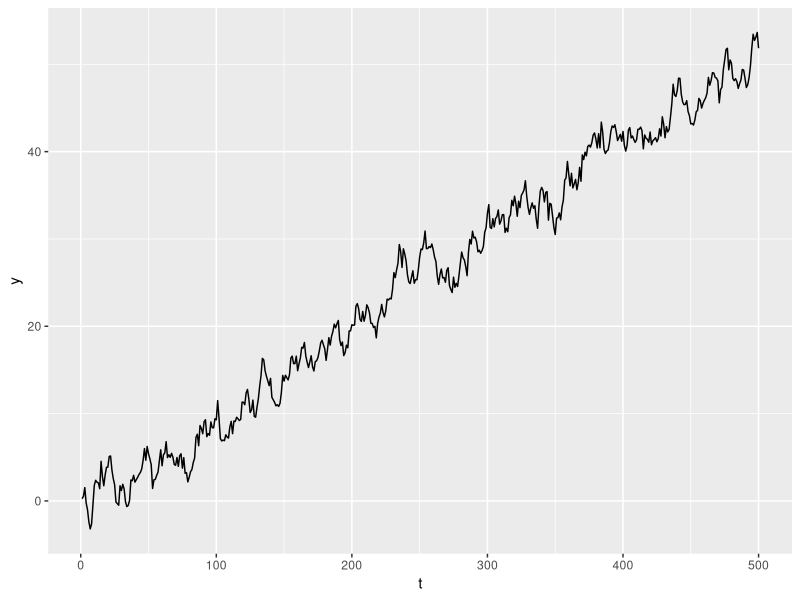
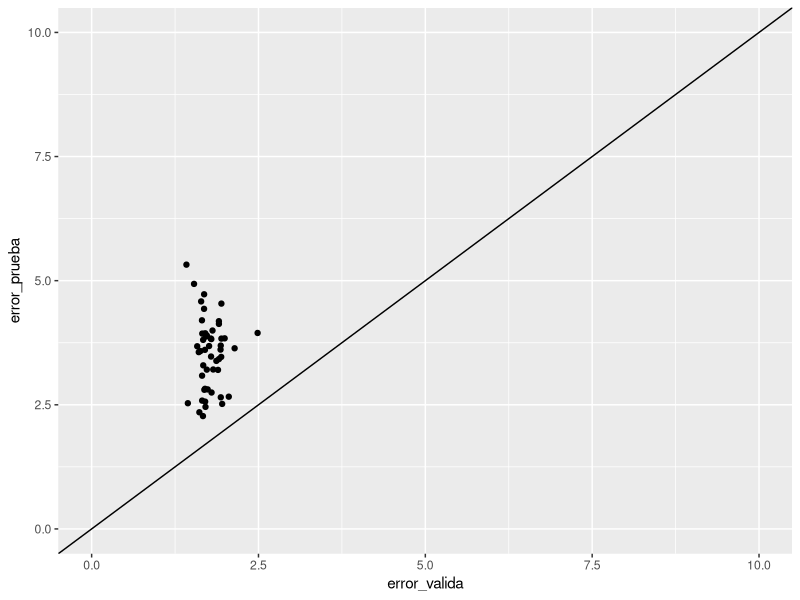
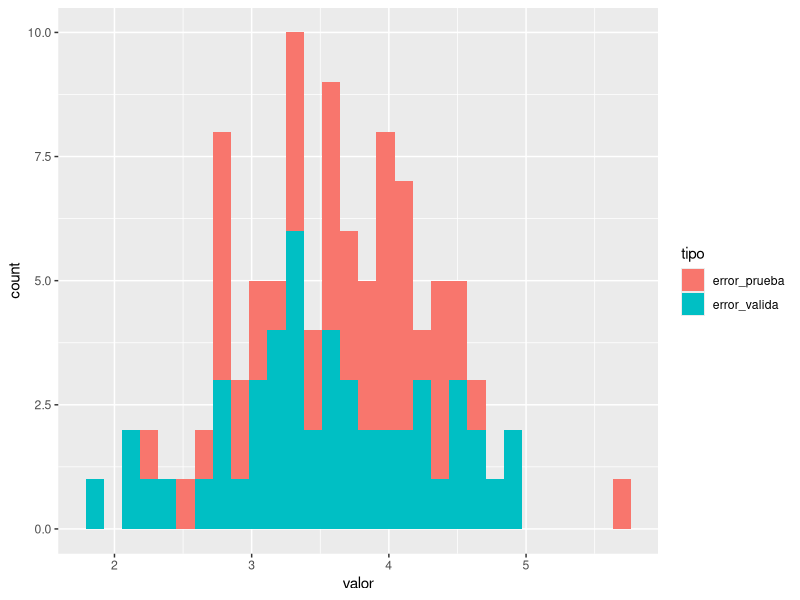
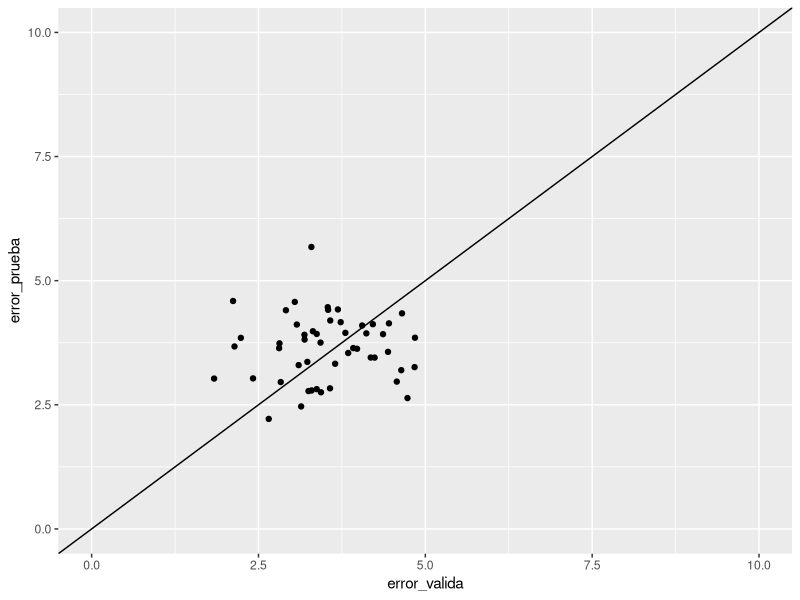

Write R code to recreate these figures, in order. (Note: this script raises an error after producing the figures.)
## ---- chunk 1
library(tidyverse)
library(randomForest)

simular_datos <- function(n = 500,...){
  datos <- data_frame(t=1:n, x = rnorm(n,0,1)) 
  y <- numeric(n)
  #nivel <- numeric(n)
  #nivel[1] <- 10
  y[1] <- datos$x[1] #+ nivel[1]
  for(i in 2:n){
    #nivel[i] <-  nivel[i-1] + rnorm(1, 0, 0.1)
    #y[i] <- 0.01*i + datos$x[i] + nivel[i] + rnorm(1,0,0.05)
    y[i] <- 0.01*i + datos$x[i] + 0.9*y[i-1] + rnorm(1,0,0.05)
  }
  datos$y <- y
  datos
}
separar <- function(df, prop){
  df <- df %>% rowwise %>% mutate(tipo = ifelse(t > floor(nrow(df)*(prop[1]+prop[2])), 'prueba', 
                             sample(c('entrena','valida'),1)))
  
  split(df, df$tipo)
}

ajustar_evaluar <- function(df_split){
  mod_1 <- randomForest(y ~ x + t, data = df_split[['entrena']])
  error_valida <- sd(predict(mod_1, df_split[['valida']])-df_split[['valida']]$y)
  error_prueba <- sd(predict(mod_1, df_split[['prueba']])-df_split[['prueba']]$y)
  c(error_valida  = error_valida, error_prueba = error_prueba)
}
## ---- chunk 2
ggplot(simular_datos(), aes(x=t, y=y)) + geom_line()
## ---- chunk 3
errores <- simular_datos(500) %>% separar(prop= c(0.4,0.4,0.2)) %>% ajustar_evaluar
errores
## ---- chunk 4
reps_1 <- map(1:50, simular_datos, n = 500) %>% 
        map(separar, prop= c(0.6,0.2,0.2)) %>% 
        map(ajustar_evaluar) %>%
        transpose %>% map(unlist) %>% as_data_frame
gr_reps_1 <- reps_1 %>% mutate(rep = row_number()) %>%
  gather(tipo, valor, -rep)
ggplot(reps_1, aes(x=error_valida, y=error_prueba)) + geom_point() + geom_abline()+
  xlim(c(0,10)) + ylim(c(0,10))
## ---- chunk 5
separar_valid_futura <- function(df, prop){
  df <- df %>% rowwise %>% mutate(tipo = ifelse(t < nrow(df)*prop[1], 'entrena',
                                         ifelse(t<nrow(df)*(prop[1]+prop[2]),'valida','prueba')))
  split(df, df$tipo)
}
## ---- chunk 6
reps_2 <- map(1:50, simular_datos, n = 500) %>% 
        map(separar_valid_futura, prop= c(0.6,0.2,0.2)) %>% 
        map(ajustar_evaluar) %>%
        transpose %>% map(unlist) %>% as_data_frame
gr_reps_2 <- reps_2 %>% mutate(rep = row_number()) %>%
  gather(tipo, valor, -rep)
ggplot(gr_reps_2, aes(x=valor, group=tipo, fill=tipo)) + geom_histogram()
ggplot(reps_2, aes(x=error_valida, y=error_prueba)) + geom_point() + geom_abline() +
  xlim(c(0,10)) + ylim(c(0,10))
## ---- chunk 7
seleccion_ajuste <- function(...){
  y <- rbinom(50, 1, 0.5)
  x <- matrix(rnorm(50*500,0,1), 50, 500)
  correlaciones <- cor(x, y)
  vars_selec <- order(correlaciones, decreasing=TRUE)[1:50]
  
  est_val_cruzada <- sapply(1:10, function(i){
    x_vc <- x[-((5*i -4):(5*i)),]
    y_vc <- y[-((5*i -4):(5*i))]
    mod <- glmnet(y=y_vc, x= x_vc[,vars_selec], alpha=0, family='binomial',
                      lambda = 0.5)
    preds_p <- predict(mod, newx = x[((5*i -4):(5*i)),vars_selec])
    mean((preds_p > 0) == y[((5*i -4):(5*i))])
  })
  modelo <- cv.glmnet(y=y, x= x[,vars_selec], alpha=0, family='binomial',
                    lambda = c(0.5,10), type.measure = 'class')
  error_validacion <- modelo$cvm[which.min(modelo$cvm)]
  y_p <- rbinom(1000, 1, 0.5)
  x_p <- matrix(rnorm(1000*500,0,1), 1000, 500)
  preds_p <- predict.cv.glmnet(modelo, newx = x_p[, vars_selec], s='lambda.min')
  error_prueba <- mean((preds_p > 0) == y_p)
  c('error_valida'=error_validacion, 'error_prueba'=error_prueba)
}
seleccion_ajuste()
## ---- chunk 8
errores_selec <- map(1:30, seleccion_ajuste) %>% transpose %>% map(unlist) %>% as.data.frame
ggplot(errores_selec, aes(x=error_prueba, y=error_valida)) + geom_point() + geom_abline(colour='red') +
  xlim(c(0,1)) + ylim(c(0,1))
## ---- chunk 9
seleccion_ajuste_correcto <- function(...){
  y <- rbinom(50, 1, 0.5)
  x <- matrix(rnorm(50*500,0,1), 50, 500)
  
  est_val_cruzada <- sapply(1:10, function(i){
    x_vc <- x[-((5*i -4):(5*i)),]
    y_vc <- y[-((5*i -4):(5*i))]
    correlaciones_vc <- cor(x_vc, y_vc)
    vars_selec <- order(correlaciones_vc, decreasing=TRUE)[1:50]
    mod <- glmnet(y=y_vc, x= x_vc[,vars_selec], alpha=0, family='binomial',
                      lambda = 0.5)
    preds_p <- predict(mod, newx = x[((5*i -4):(5*i)),vars_selec])
    mean((preds_p > 0) == y[((5*i -4):(5*i))])
  })
  error_validacion <- mean(est_val_cruzada)
  y_p <- rbinom(1000, 1, 0.5)
  x_p <- matrix(rnorm(1000*500,0,1), 1000, 500)
  correlaciones <- cor(x, y)
  vars_selec <- order(correlaciones, decreasing=TRUE)[1:50]
  modelo <- glmnet(y=y, x= x[,vars_selec], alpha=0, family='binomial',
                    lambda = 0.5)
  preds_p <- predict(modelo, newx = x_p[, vars_selec], s='lambda.min')
  error_prueba <- mean((preds_p > 0) == y_p)
  c('error_valida'=error_validacion, 'error_prueba'=error_prueba)
}

## ---- chunk 10
errores_selec <- map(1:30, seleccion_ajuste_correcto) %>% transpose %>% map(unlist) %>% as.data.frame
ggplot(errores_selec, aes(x=error_prueba, y=error_valida)) + geom_point() + geom_abline(colour='red') +
  xlim(c(0,1)) + ylim(c(0,1))
## ---- chunk 11
generar_datos <- function(n = 100){
  x_1 <- rnorm(n,0,1)
  x_2 <- x_1 + rnorm(n,0,0.5)
  x_2_f <- x_2
  x_2_f[1:floor(n/2)] <- NA
  y <- x_1 + x_2 + rnorm(n,0,1)
  datos_obs <- data_frame(x_1=x_1, x_2 = x_2_f, y=y)
  datos <- data_frame(x_1=x_1, x_2 = x_2, y=y)
  list(datos_obs=datos_obs, datos_completos = datos)
}
entrena <- generar_datos(50)
valida <- generar_datos(1000)
prueba <- generar_datos(1000)
## ---- chunk 12
mod_quitar <- lm(y~x_1+x_2, data = entrena$datos_obs)
## ---- chunk 13
pred_val <- predict(mod_quitar, newdata=valida$datos_obs)
sd(pred_val-valida$datos_obs$y, na.rm=T)
## ---- chunk 14
mod_x_2 <- lm(x_2~x_1, data=entrena$datos_obs)
x_2_imp <- predict(mod_x_2, newdata=entrena$datos_obs)

## ---- chunk 15
simular_cliente <- function(id_cliente,...){
    tiempo_cliente <- rexp(1, 0.25)
    llamada <- ifelse(tiempo_cliente > 0.5 & tiempo_cliente < 1.5,
                      rbinom(1,1,0.9), 0)
    #cuántas visitas, dependen del tiempo (proceso de poisson)
    num_visitas <- 1 + rpois(1, 5*tiempo_cliente)
    #calculamos los tiempos cuando ocurrieron esos eventos
    tiempos <- runif(num_visitas-1, 0, tiempo_cliente) 
    df <- data_frame(id_cliente=id_cliente,
                    visita = 1:num_visitas, 
                     visitas = c(0,tiempos), 
                     tiempo_cliente = tiempo_cliente,
                      llamada = llamada) %>%
          arrange(visitas)
    df
}
set.seed(234)
simular_cliente(1)
## ---- chunk 16
clientes_futura <- map(1:10000, simular_cliente) %>% bind_rows
## ---- chunk 17
clientes_hoy <- filter(clientes_futura, visitas < 2)
num_visitas_hoy <- clientes_hoy %>% group_by(id_cliente) %>% 
                                    summarise(num_visitas=n())
## ---- chunk 18
clientes_1 <- filter(clientes_hoy, tiempo_cliente > 1) %>%
              mutate(abandona = tiempo_cliente < 2)
## ---- chunk 19
datos_mod <- clientes_1 %>% left_join(num_visitas_hoy)
## ---- chunk 20
set.seed(72427)
datos_mod <- datos_mod %>% group_by(id_cliente) %>%
   summarise(u = runif(1,0,1), abandona = first(abandona), num_visitas=first(num_visitas),
             llamada = first(llamada))
entrena <- filter(datos_mod, u < 0.5)
valida <- filter(datos_mod, u >= 0.5)
## ---- chunk 21
mod_1 <- glm(abandona ~ num_visitas + llamada, entrena, family = 'binomial')
summary(mod_1)
## ---- chunk 22
preds <- predict(mod_1, valida, type = 'response')
-2*mean(valida$abandona*log(preds) + (1-valida$abandona)*log(1-preds))
## ---- chunk 23
prueba <- clientes_hoy %>% filter(tiempo_cliente>=2) %>% 
                group_by(id_cliente) %>% summarise(num_visitas = length(visitas), 
                                                   tiempo_cliente = first(tiempo_cliente), 
                                                   llamada = first(llamada))
prueba$abandona <- prueba$tiempo_cliente < 3
preds <- predict(mod_1, prueba, type = 'response')
-2*mean(prueba$abandona*log(preds) + (1-prueba$abandona)*log(1-preds))
## ---- chunk 24
mod_1 <- glm(abandona ~ num_visitas , entrena, family = 'binomial')
summary(mod_1)
## ---- chunk 25
preds <- predict(mod_1, valida, type = 'response')
-2*mean(valida$abandona*log(preds) + (1-valida$abandona)*log(1-preds))
## ---- chunk 26
prueba <- clientes_hoy %>% filter(tiempo_cliente>=2) %>% 
                group_by(id_cliente) %>% summarise(num_visitas = length(visitas), 
                                                   tiempo_cliente = first(tiempo_cliente), 
                                                   llamada = first(llamada))
prueba$abandona <- prueba$tiempo_cliente < 3
preds <- predict(mod_1, prueba, type = 'response')
-2*mean(prueba$abandona*log(preds) + (1-prueba$abandona)*log(1-preds))
## ---- chunk 27
num_visitas_1 <- clientes_hoy %>% filter(visitas < 1) %>%
  group_by(id_cliente) %>% summarise(num_visitas=n())
datos_mod_2 <- clientes_1 %>% left_join(num_visitas_1)
## ---- chunk 28
set.seed(72427)
datos_mod_2 <- datos_mod_2 %>% group_by(id_cliente) %>%
   summarise(u = runif(1,0,1), abandona = first(abandona), num_visitas=first(num_visitas),
             llamada=first(llamada))
entrena_2 <- filter(datos_mod_2, u < 0.5)
valida_2 <- filter(datos_mod_2, u >= 0.5)
## ---- chunk 29
mod_2 <- glm(abandona ~num_visitas, entrena_2, family = 'binomial')
summary(mod_2)
## ---- chunk 30
preds <- predict(mod_2, valida, type = 'response')
-2*mean(valida$abandona*log(preds) + (1-valida$abandona)*log(1-preds))
## ---- chunk 31
prueba <- clientes_hoy %>% filter(tiempo_cliente>=2) %>% 
                group_by(id_cliente) %>% summarise(num_visitas = length(visitas), 
                                                   tiempo_cliente = first(tiempo_cliente),
                                                   llamada = first(llamada))
prueba$abandona <- prueba$tiempo_cliente < 3
preds <- predict(mod_2, prueba, type = 'response')
-2*mean(prueba$abandona*log(preds) + (1-prueba$abandona)*log(1-preds))
